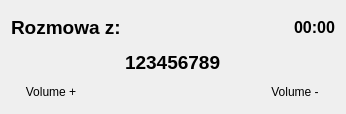
<?xml version="1.0" encoding="UTF-8"?>
<ui version="4.0">
 <class>WndCallInfo</class>
 <widget class="QDialog" name="WndCallInfo">
  <property name="geometry">
   <rect>
    <x>0</x>
    <y>0</y>
    <width>346</width>
    <height>114</height>
   </rect>
  </property>
  <property name="windowTitle">
   <string>Dialog</string>
  </property>
  <layout class="QVBoxLayout" name="verticalLayout">
   <property name="spacing">
    <number>2</number>
   </property>
   <item>
    <layout class="QHBoxLayout" name="horizontalLayout_3">
     <property name="spacing">
      <number>2</number>
     </property>
     <item>
      <widget class="QLabel" name="lbCallState">
       <property name="font">
        <font>
         <pointsize>14</pointsize>
         <weight>75</weight>
         <bold>true</bold>
        </font>
       </property>
       <property name="text">
        <string>Rozmowa z:</string>
       </property>
      </widget>
     </item>
     <item>
      <spacer name="horizontalSpacer_3">
       <property name="orientation">
        <enum>Qt::Horizontal</enum>
       </property>
       <property name="sizeHint" stdset="0">
        <size>
         <width>40</width>
         <height>20</height>
        </size>
       </property>
      </spacer>
     </item>
     <item>
      <widget class="QLabel" name="lbCallTime">
       <property name="font">
        <font>
         <pointsize>12</pointsize>
         <weight>75</weight>
         <bold>true</bold>
        </font>
       </property>
       <property name="text">
        <string>00:00</string>
       </property>
      </widget>
     </item>
    </layout>
   </item>
   <item>
    <layout class="QHBoxLayout" name="horizontalLayout_2">
     <item>
      <spacer name="horizontalSpacer_4">
       <property name="orientation">
        <enum>Qt::Horizontal</enum>
       </property>
       <property name="sizeHint" stdset="0">
        <size>
         <width>40</width>
         <height>20</height>
        </size>
       </property>
      </spacer>
     </item>
     <item>
      <widget class="QLabel" name="lbPhoneNumber">
       <property name="font">
        <font>
         <pointsize>14</pointsize>
         <weight>75</weight>
         <bold>true</bold>
        </font>
       </property>
       <property name="text">
        <string>123456789</string>
       </property>
      </widget>
     </item>
     <item>
      <spacer name="horizontalSpacer_2">
       <property name="orientation">
        <enum>Qt::Horizontal</enum>
       </property>
       <property name="sizeHint" stdset="0">
        <size>
         <width>40</width>
         <height>20</height>
        </size>
       </property>
      </spacer>
     </item>
    </layout>
   </item>
   <item>
    <layout class="QHBoxLayout" name="horizontalLayout">
     <item>
      <widget class="QPushButton" name="pbAccept">
       <property name="focusPolicy">
        <enum>Qt::NoFocus</enum>
       </property>
       <property name="text">
        <string>Volume +</string>
       </property>
       <property name="icon">
        <iconset>
         <normaloff>:/resources/icons/call-start.png</normaloff>:/resources/icons/call-start.png</iconset>
       </property>
       <property name="iconSize">
        <size>
         <width>32</width>
         <height>32</height>
        </size>
       </property>
       <property name="autoDefault">
        <bool>false</bool>
       </property>
       <property name="flat">
        <bool>true</bool>
       </property>
      </widget>
     </item>
     <item>
      <spacer name="horizontalSpacer">
       <property name="orientation">
        <enum>Qt::Horizontal</enum>
       </property>
       <property name="sizeHint" stdset="0">
        <size>
         <width>40</width>
         <height>20</height>
        </size>
       </property>
      </spacer>
     </item>
     <item>
      <widget class="QPushButton" name="pbReject">
       <property name="focusPolicy">
        <enum>Qt::NoFocus</enum>
       </property>
       <property name="text">
        <string>Volume -</string>
       </property>
       <property name="icon">
        <iconset>
         <normaloff>:/resources/icons/call-stop.png</normaloff>:/resources/icons/call-stop.png</iconset>
       </property>
       <property name="iconSize">
        <size>
         <width>32</width>
         <height>32</height>
        </size>
       </property>
       <property name="autoDefault">
        <bool>false</bool>
       </property>
       <property name="flat">
        <bool>true</bool>
       </property>
      </widget>
     </item>
    </layout>
   </item>
  </layout>
 </widget>
 <resources/>
 <connections/>
</ui>
